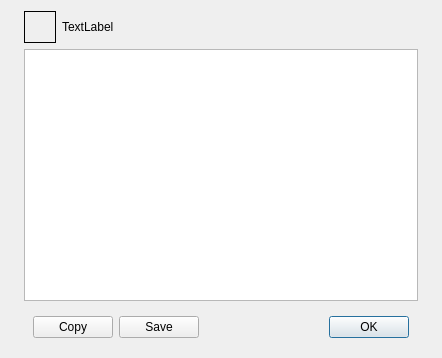
<?xml version="1.0" encoding="UTF-8"?>
<ui version="4.0">
 <class>CMessageDialog</class>
 <widget class="QDialog" name="CMessageDialog">
  <property name="geometry">
   <rect>
    <x>0</x>
    <y>0</y>
    <width>442</width>
    <height>358</height>
   </rect>
  </property>
  <property name="windowTitle">
   <string>Dialog</string>
  </property>
  <layout class="QVBoxLayout" name="verticalLayout_2">
   <item>
    <layout class="QHBoxLayout" name="horizontalLayout_2">
     <item>
      <spacer name="horizontalSpacer">
       <property name="orientation">
        <enum>Qt::Horizontal</enum>
       </property>
       <property name="sizeType">
        <enum>QSizePolicy::Fixed</enum>
       </property>
       <property name="sizeHint" stdset="0">
        <size>
         <width>13</width>
         <height>20</height>
        </size>
       </property>
      </spacer>
     </item>
     <item>
      <layout class="QVBoxLayout" name="verticalLayout">
       <item>
        <layout class="QHBoxLayout" name="horizontalLayout">
         <item>
          <widget class="QLabel" name="label_2">
           <property name="minimumSize">
            <size>
             <width>32</width>
             <height>32</height>
            </size>
           </property>
           <property name="maximumSize">
            <size>
             <width>32</width>
             <height>32</height>
            </size>
           </property>
           <property name="styleSheet">
            <string notr="true"/>
           </property>
           <property name="frameShape">
            <enum>QFrame::Box</enum>
           </property>
           <property name="text">
            <string/>
           </property>
          </widget>
         </item>
         <item>
          <widget class="QLabel" name="label">
           <property name="text">
            <string>TextLabel</string>
           </property>
          </widget>
         </item>
        </layout>
       </item>
       <item>
        <widget class="QPlainTextEdit" name="plainTextEdit">
         <property name="lineWrapMode">
          <enum>QPlainTextEdit::NoWrap</enum>
         </property>
         <property name="readOnly">
          <bool>true</bool>
         </property>
        </widget>
       </item>
       <item>
        <widget class="QFrame" name="frame">
         <property name="minimumSize">
          <size>
           <width>0</width>
           <height>35</height>
          </size>
         </property>
         <property name="frameShape">
          <enum>QFrame::NoFrame</enum>
         </property>
         <property name="frameShadow">
          <enum>QFrame::Raised</enum>
         </property>
         <layout class="QHBoxLayout" name="horizontalLayout_3">
          <item>
           <widget class="QPushButton" name="btnCopy">
            <property name="text">
             <string>Copy</string>
            </property>
           </widget>
          </item>
          <item>
           <widget class="QPushButton" name="btnSave">
            <property name="text">
             <string>Save</string>
            </property>
           </widget>
          </item>
          <item>
           <spacer name="horizontalSpacer_3">
            <property name="orientation">
             <enum>Qt::Horizontal</enum>
            </property>
            <property name="sizeHint" stdset="0">
             <size>
              <width>112</width>
              <height>20</height>
             </size>
            </property>
           </spacer>
          </item>
          <item>
           <widget class="QPushButton" name="btnOK">
            <property name="text">
             <string>OK</string>
            </property>
            <property name="default">
             <bool>true</bool>
            </property>
           </widget>
          </item>
         </layout>
        </widget>
       </item>
      </layout>
     </item>
     <item>
      <spacer name="horizontalSpacer_2">
       <property name="orientation">
        <enum>Qt::Horizontal</enum>
       </property>
       <property name="sizeType">
        <enum>QSizePolicy::Fixed</enum>
       </property>
       <property name="sizeHint" stdset="0">
        <size>
         <width>13</width>
         <height>20</height>
        </size>
       </property>
      </spacer>
     </item>
    </layout>
   </item>
  </layout>
 </widget>
 <tabstops>
  <tabstop>plainTextEdit</tabstop>
  <tabstop>btnOK</tabstop>
  <tabstop>btnCopy</tabstop>
  <tabstop>btnSave</tabstop>
 </tabstops>
 <resources/>
 <connections/>
</ui>
